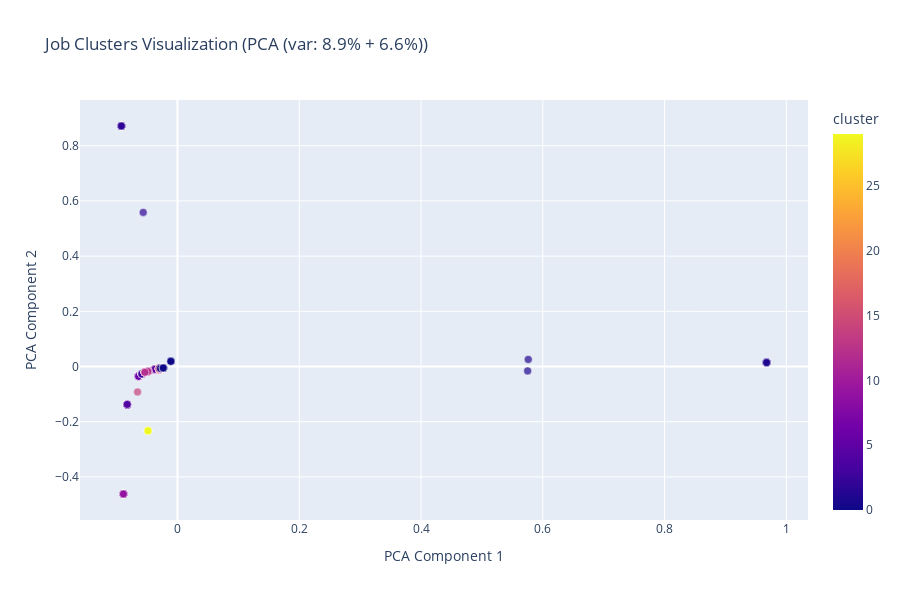

Notebook code cell kept with this figure:
### Code cell
# 2D visualization using PCA
from modules.visualization import plot_cluster_scatter_2d

fig = plot_cluster_scatter_2d(
    df, 
    X, 
    method='pca',
    hover_data=['title_cleaned']
)
fig.show()

### Figure 1 — Plotly figure (JSON) as saved in the notebook; plotly's stock layout.template omitted (floating-point values rounded to 4 significant figures; data arrays with more than 128 entries replaced by an {"elided": "..."} marker saying what was removed)
{"data": [{"customdata": {"elided": "1000x1 str values"}, "hovertemplate": "PCA Component 1=%{x}<br>PCA Component 2=%{y}<br>title_cleaned=%{customdata[0]}<br>cluster=%{marker.color}<extra></extra>", "legendgroup": "", "marker": {"color": {"elided": "1000 int values"}, "coloraxis": "coloraxis", "line": {"color": "white", "width": 0.5}, "opacity": 0.7, "size": 8, "symbol": "circle"}, "mode": "markers", "name": "", "orientation": "v", "showlegend": false, "type": "scatter", "x": {"elided": "1000 float values"}, "xaxis": "x", "y": {"elided": "1000 float values"}, "yaxis": "y"}], "layout": {"coloraxis": {"colorbar": {"title": {"text": "cluster"}}, "colorscale": [[0, "#0d0887"], [0.1111, "#46039f"], [0.2222, "#7201a8"], [0.3333, "#9c179e"], [0.4444, "#bd3786"], [0.5556, "#d8576b"], [0.6667, "#ed7953"], [0.7778, "#fb9f3a"], [0.8889, "#fdca26"], [1, "#f0f921"]]}, "height": 600, "hovermode": "closest", "legend": {"tracegroupgap": 0}, "title": {"text": "Job Clusters Visualization (PCA (var: 8.9% + 6.6%))"}, "xaxis": {"anchor": "y", "domain": [0, 1], "title": {"text": "PCA Component 1"}}, "yaxis": {"anchor": "x", "domain": [0, 1], "title": {"text": "PCA Component 2"}}}}
